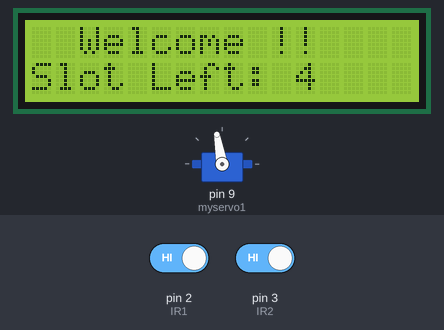
Simulated run of this sketch. Board: Arduino Uno, built with avr-gcc and run on an emulated ATmega328P. On the bench: 16×2 character LCD, servo. Inputs (shaded band) come from the test bench; at power-on: pin 2 (IR1) HIGH, pin 3 (IR2) HIGH.

Above: at 3.2 s.
3.3 s: pin 2 (IR1) driven LOW
At 4.5 s:
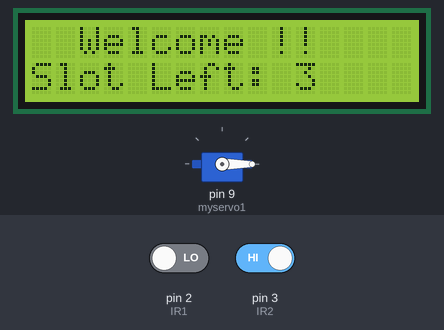
4.8 s: pin 3 (IR2) driven LOW
At 7.5 s:
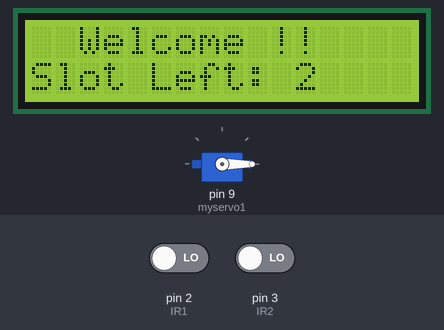
7.8 s: pin 2 (IR1) driven HIGH
At 8.9 s:
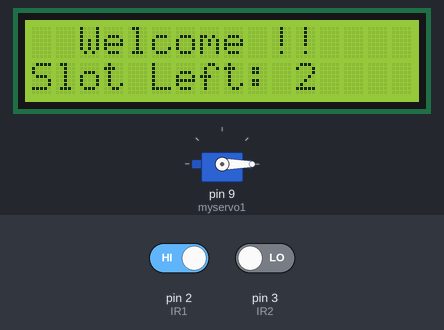
Timing chart, 0 to 10.8 s (numbered marks = the images above; inputs shaded):
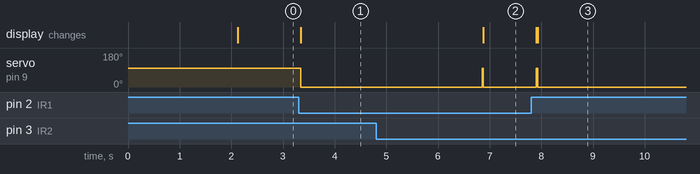

Measured:
- after the input at 3.3 s, servo on pin 9 (myservo1): 100° → 0° at once; the display: changes at once (image 1)
- after the input at 4.8 s, servo on pin 9 (myservo1): 0° → 100° after 2.1 s, → 0° 0.03 s later; the display: changes after 2.1 s (image 2)
- after the input at 7.8 s, servo on pin 9 (myservo1): goes on until 7.9 s, then stays 0°

The sketch:

Car_Parking_System.ino
```cpp
#include <Wire.h>
#include <LiquidCrystal_I2C.h>
#include <Servo.h>

// LCD Configuration
LiquidCrystal_I2C lcd(0x27, 16, 2);

// Servo Configuration
Servo myservo1;

// IR Sensors and Slots
int IR1 = 2;  // Entry sensor
int IR2 = 3;  // Exit sensor
int Slot = 4; // Total available slots

// Flags
int flag1 = 0;  // Entry flag
int flag2 = 0;  // Exit flag

void setup() {
  // Initialize LCD
  lcd.begin(16, 2);
  lcd.backlight();

  // Initialize IR sensors
  pinMode(IR1, INPUT);
  pinMode(IR2, INPUT);

  // Initialize servo
  myservo1.attach(9);
  myservo1.write(100);  // Start with the gate closed

  // Welcome message
  lcd.setCursor(0, 0);
  lcd.print("  AUTOMATIC CAR ");
  lcd.setCursor(0, 1);
  lcd.print(" PARKING SYSTEM ");
  delay(2000);
  lcd.clear();
}

void loop() {
  // Check for entry
  if (digitalRead(IR1) == LOW && flag1 == 0) {
    if (Slot > 0) {
      flag1 = 1;  // Vehicle entering
      if (flag2 == 0) {  // Ensure no conflict with exit
        myservo1.write(0);  // Open gate
        Slot = Slot - 1;  // Reduce available slots
      }
    } else {
      // Parking full message
      lcd.setCursor(0, 0);
      lcd.print("    SORRY :(    ");
      lcd.setCursor(0, 1);
      lcd.print("  Parking Full  ");
      delay(3000);
      lcd.clear();
    }
  }

  // Check for exit
  if (digitalRead(IR2) == LOW && flag2 == 0) {
    flag2 = 1;  // Vehicle exiting
    if (flag1 == 0) {  // Ensure no conflict with entry
      myservo1.write(0);  // Open gate
      Slot = Slot + 1;  // Increase available slots
    }
  }

  // Close gate after vehicle passes
  if (flag1 == 1 && flag2 == 1) {
    delay(1000);          // Allow time for the vehicle to pass
    myservo1.write(100);  // Close gate
    flag1 = 0;
    flag2 = 0;
  }

  // Update LCD display
  lcd.setCursor(0, 0);
  lcd.print("  Welcome !!  ");
  lcd.setCursor(0, 1);
  lcd.print("Slot Left: ");
  lcd.print(Slot);
  lcd.print(" ");  // Overwrite previous numbers if fewer digits
}
```
